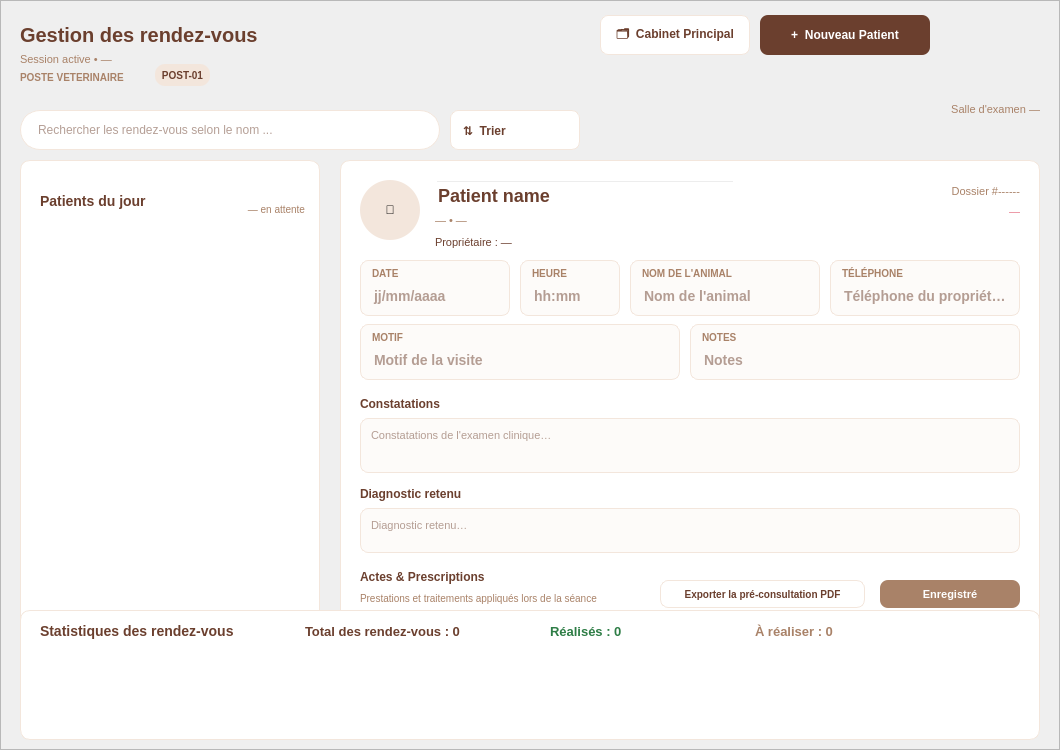
    <widget class="QFrame" name="mainContent">
     <property name="geometry">
      <rect>
       <x>240</x>
       <y>0</y>
       <width>1060</width>
       <height>750</height>
      </rect>
     </property>
     <property name="styleSheet">
      <string notr="true">QFrame#mainContent {
	background-color : #FBF4EE ;
}</string>
     </property>
     <property name="frameShape">
      <enum>QFrame::Shape::StyledPanel</enum>
     </property>
     <property name="frameShadow">
      <enum>QFrame::Shadow::Raised</enum>
     </property>
     <widget class="QPushButton" name="btnCabinet">
      <property name="geometry">
       <rect>
        <x>600</x>
        <y>15</y>
        <width>150</width>
        <height>40</height>
       </rect>
      </property>
      <property name="styleSheet">
       <string notr="true">QPushButton#btnCabinet {
	background-color: white;
	color: #6B3F2E;
	border: 1px solid #F3E6DC;
	border-radius: 8px;
	font-size: 12px;
	font-weight: bold;
}</string>
      </property>
      <property name="text">
       <string>🗂  Cabinet Principal</string>
      </property>
     </widget>
     <widget class="QPushButton" name="btnNouveauPatient">
      <property name="geometry">
       <rect>
        <x>760</x>
        <y>15</y>
        <width>170</width>
        <height>40</height>
       </rect>
      </property>
      <property name="cursor">
       <cursorShape>PointingHandCursor</cursorShape>
      </property>
      <property name="styleSheet">
       <string notr="true">QPushButton#btnNouveauPatient {
	background-color: #6B3F2E;
	color: white;
	border: none;
	border-radius: 8px;
	font-size: 12px;
	font-weight: bold;
}</string>
      </property>
      <property name="text">
       <string>+  Nouveau Patient</string>
      </property>
     </widget>
     <widget class="QLabel" name="posteLabel">
      <property name="geometry">
       <rect>
        <x>20</x>
        <y>68</y>
        <width>140</width>
        <height>18</height>
       </rect>
      </property>
      <property name="styleSheet">
       <string notr="true">QLabel#posteLabel {
	color : #A98268 ;
	font-size : 10px ;
	font-weight : bold ;
	background-color: transparent;
}</string>
      </property>
      <property name="text">
       <string>POSTE VETERINAIRE</string>
      </property>
     </widget>
     <widget class="QLabel" name="posteBadge">
      <property name="geometry">
       <rect>
        <x>155</x>
        <y>64</y>
        <width>55</width>
        <height>22</height>
       </rect>
      </property>
      <property name="styleSheet">
       <string notr="true">QLabel#posteBadge {
	background-color : #F3E6DC ;
	color : #6B3F2E ;
	font-size : 10px ;
	font-weight : bold ;
	border-radius : 10px ;
}</string>
      </property>
      <property name="text">
       <string>POST-01</string>
      </property>
      <property name="alignment">
       <set>Qt::AlignmentFlag::AlignCenter</set>
      </property>
     </widget>
     <widget class="QLabel" name="salleLabel">
      <property name="geometry">
       <rect>
        <x>900</x>
        <y>100</y>
        <width>140</width>
        <height>18</height>
       </rect>
      </property>
      <property name="styleSheet">
       <string notr="true">QLabel#salleLabel {
	color : #A98268 ;
	font-size : 11px ;
	background-color: transparent;
}</string>
      </property>
      <property name="text">
       <string>Salle d'examen —</string>
      </property>
      <property name="alignment">
       <set>Qt::AlignmentFlag::AlignRight|Qt::AlignmentFlag::AlignTrailing|Qt::AlignmentFlag::AlignVCenter</set>
      </property>
     </widget>
     <widget class="QLabel" name="pageTitle">
      <property name="geometry">
       <rect>
        <x>20</x>
        <y>20</y>
        <width>350</width>
        <height>30</height>
       </rect>
      </property>
      <property name="styleSheet">
       <string notr="true">QLabel#pageTitle {
	color : #6B3F2E ;
	font-size : 20px ;
	font-weight : bold ;
	background-color: transparent;
}</string>
      </property>
      <property name="text">
       <string>Gestion des rendez-vous</string>
      </property>
     </widget>
     <widget class="QLabel" name="pageSubtitle">
      <property name="geometry">
       <rect>
        <x>20</x>
        <y>50</y>
        <width>350</width>
        <height>18</height>
       </rect>
      </property>
      <property name="styleSheet">
       <string notr="true">QLabel#pageSubtitle {
	color : #A98268 ;
	font-size : 11px ;
	background-color: transparent;
}</string>
      </property>
      <property name="text">
       <string>Session active • —</string>
      </property>
     </widget>
     <widget class="QFrame" name="patientsFrame">
      <property name="geometry">
       <rect>
        <x>20</x>
        <y>160</y>
        <width>300</width>
        <height>470</height>
       </rect>
      </property>
      <property name="styleSheet">
       <string notr="true">QFrame#patientsFrame {
    background-color: white;
    border: 1px solid #F3E6DC;
    border-radius: 10px;
}</string>
      </property>
      <property name="frameShape">
       <enum>QFrame::Shape::StyledPanel</enum>
      </property>
      <property name="frameShadow">
       <enum>QFrame::Shadow::Raised</enum>
      </property>
      <widget class="QLabel" name="patientsTitle">
       <property name="geometry">
        <rect>
         <x>20</x>
         <y>30</y>
         <width>160</width>
         <height>22</height>
        </rect>
       </property>
       <property name="styleSheet">
        <string notr="true">QLabel#patientsTitle {
    color: #6B3F2E;
    font-size: 14px;
    font-weight: bold;
    background-color: transparent;
}</string>
       </property>
       <property name="text">
        <string>Patients du jour</string>
       </property>
      </widget>
      <widget class="QLabel" name="patientsCountBadge">
       <property name="geometry">
        <rect>
         <x>210</x>
         <y>40</y>
         <width>75</width>
         <height>18</height>
        </rect>
       </property>
       <property name="styleSheet">
        <string notr="true">QLabel#patientsCountBadge {
    color: #A98268;
    font-size: 10px;
    background-color: transparent;
}</string>
       </property>
       <property name="text">
        <string>— en attente</string>
       </property>
       <property name="alignment">
        <set>Qt::AlignmentFlag::AlignRight|Qt::AlignmentFlag::AlignTrailing|Qt::AlignmentFlag::AlignVCenter</set>
       </property>
      </widget>
     </widget>
     <widget class="QFrame" name="selectedPatientFrame">
      <property name="geometry">
       <rect>
        <x>340</x>
        <y>160</y>
        <width>700</width>
        <height>470</height>
       </rect>
      </property>
      <property name="styleSheet">
       <string notr="true">QFrame#selectedPatientFrame {
    background-color: white;
    border: 1px solid #F3E6DC;
    border-radius: 10px;
}</string>
      </property>
      <property name="frameShape">
       <enum>QFrame::Shape::StyledPanel</enum>
      </property>
      <property name="frameShadow">
       <enum>QFrame::Shadow::Raised</enum>
      </property>
      <widget class="QLabel" name="avatarSelected">
       <property name="geometry">
        <rect>
         <x>20</x>
         <y>20</y>
         <width>60</width>
         <height>60</height>
        </rect>
       </property>
       <property name="styleSheet">
        <string notr="true">QLabel#avatarSelected {
    background-color: #F3E6DC;
    border-radius: 30px;
}</string>
       </property>
       <property name="text">
        <string>🐾</string>
       </property>
       <property name="alignment">
        <set>Qt::AlignmentFlag::AlignCenter</set>
       </property>
      </widget>
      <widget class="QLineEdit" name="patientName">
       <property name="geometry">
        <rect>
         <x>95</x>
         <y>20</y>
         <width>300</width>
         <height>30</height>
        </rect>
       </property>
       <property name="styleSheet">
        <string notr="true">QLineEdit#patientName {
    color: #6B3F2E;
    font-size: 18px;
    font-weight: bold;
    background-color: transparent;
}</string>
       </property>
       <property name="text">
        <string>Patient name</string>
       </property>
       <property name="placeholderText">
        <string>Nom de l'animal</string>
       </property>
      </widget>
      <widget class="QLabel" name="patientBreedAge">
       <property name="geometry">
        <rect>
         <x>95</x>
         <y>50</y>
         <width>220</width>
         <height>20</height>
        </rect>
       </property>
       <property name="styleSheet">
        <string notr="true">QLabel#patientBreedAge {
    color: #A98268;
    font-size: 11px;
    background-color: transparent;
}</string>
       </property>
       <property name="text">
        <string>— • —</string>
       </property>
      </widget>
      <widget class="QLabel" name="ownerLabel">
       <property name="geometry">
        <rect>
         <x>95</x>
         <y>72</y>
         <width>300</width>
         <height>20</height>
        </rect>
       </property>
       <property name="styleSheet">
        <string notr="true">QLabel#ownerLabel {
    color: #6B3F2E;
    font-size: 11px;
    background-color: transparent;
}</string>
       </property>
       <property name="text">
        <string>Propriétaire : —</string>
       </property>
      </widget>
      <widget class="QLabel" name="dossierLabel">
       <property name="geometry">
        <rect>
         <x>530</x>
         <y>22</y>
         <width>150</width>
         <height>18</height>
        </rect>
       </property>
       <property name="styleSheet">
        <string notr="true">QLabel#dossierLabel {
    color: #A98268;
    font-size: 11px;
    background-color: transparent;
}</string>
       </property>
       <property name="text">
        <string>Dossier #------</string>
       </property>
       <property name="alignment">
        <set>Qt::AlignmentFlag::AlignRight|Qt::AlignmentFlag::AlignTrailing|Qt::AlignmentFlag::AlignVCenter</set>
       </property>
      </widget>
      <widget class="QLabel" name="genderLabel">
       <property name="geometry">
        <rect>
         <x>530</x>
         <y>42</y>
         <width>150</width>
         <height>18</height>
        </rect>
       </property>
       <property name="styleSheet">
        <string notr="true">QLabel#genderLabel {
    color: #E77C8D;
    font-size: 11px;
    background-color: transparent;
}</string>
       </property>
       <property name="text">
        <string>—</string>
       </property>
       <property name="alignment">
        <set>Qt::AlignmentFlag::AlignRight|Qt::AlignmentFlag::AlignTrailing|Qt::AlignmentFlag::AlignVCenter</set>
       </property>
      </widget>
      <widget class="QFrame" name="dateCard">
       <property name="geometry">
        <rect>
         <x>20</x>
         <y>100</y>
         <width>150</width>
         <height>56</height>
        </rect>
       </property>
       <property name="styleSheet">
        <string notr="true">QFrame#dateCard {
    background-color: #FDFBF9;
    border: 1px solid #F3E6DC;
    border-radius: 8px;
}</string>
       </property>
       <property name="frameShape">
        <enum>QFrame::Shape::StyledPanel</enum>
       </property>
       <property name="frameShadow">
        <enum>QFrame::Shadow::Raised</enum>
       </property>
       <widget class="QLabel" name="dateCaption">
        <property name="geometry">
         <rect>
          <x>12</x>
          <y>6</y>
          <width>126</width>
          <height>14</height>
         </rect>
        </property>
        <property name="styleSheet">
         <string notr="true">QLabel#dateCaption {
    color: #A98268;
    font-size: 10px;
    font-weight: bold;
    background-color: transparent;
}</string>
        </property>
        <property name="text">
         <string>DATE</string>
        </property>
       </widget>
       <widget class="QLineEdit" name="champDate">
        <property name="geometry">
         <rect>
          <x>12</x>
          <y>23</y>
          <width>126</width>
          <height>26</height>
         </rect>
        </property>
        <property name="styleSheet">
         <string notr="true">QLineEdit#champDate {
    background-color: transparent;
    color: #6B3F2E;
    border: none;
    border-bottom: 1px solid transparent;
    padding: 0px;
    font-size: 14px;
    font-weight: bold;
}
QLineEdit#champDate:focus {
    border-bottom: 1px solid #E77C8D;
}</string>
        </property>
        <property name="placeholderText">
         <string>jj/mm/aaaa</string>
        </property>
       </widget>
      </widget>
      <widget class="QFrame" name="heureCard">
       <property name="geometry">
        <rect>
         <x>180</x>
         <y>100</y>
         <width>100</width>
         <height>56</height>
        </rect>
       </property>
       <property name="styleSheet">
        <string notr="true">QFrame#heureCard {
    background-color: #FDFBF9;
    border: 1px solid #F3E6DC;
    border-radius: 8px;
}</string>
       </property>
       <property name="frameShape">
        <enum>QFrame::Shape::StyledPanel</enum>
       </property>
       <property name="frameShadow">
        <enum>QFrame::Shadow::Raised</enum>
       </property>
       <widget class="QLabel" name="heureCaption">
        <property name="geometry">
         <rect>
          <x>12</x>
          <y>6</y>
          <width>76</width>
          <height>14</height>
         </rect>
        </property>
        <property name="styleSheet">
         <string notr="true">QLabel#heureCaption {
    color: #A98268;
    font-size: 10px;
    font-weight: bold;
    background-color: transparent;
}</string>
        </property>
        <property name="text">
         <string>HEURE</string>
        </property>
       </widget>
       <widget class="QLineEdit" name="champHeure">
        <property name="geometry">
         <rect>
          <x>12</x>
          <y>23</y>
          <width>76</width>
          <height>26</height>
         </rect>
        </property>
        <property name="styleSheet">
         <string notr="true">QLineEdit#champHeure {
    background-color: transparent;
    color: #6B3F2E;
    border: none;
    border-bottom: 1px solid transparent;
    padding: 0px;
    font-size: 14px;
    font-weight: bold;
}
QLineEdit#champHeure:focus {
    border-bottom: 1px solid #E77C8D;
}</string>
        </property>
        <property name="placeholderText">
         <string>hh:mm</string>
        </property>
       </widget>
      </widget>
      <widget class="QFrame" name="nomCard">
       <property name="geometry">
        <rect>
         <x>290</x>
         <y>100</y>
         <width>190</width>
         <height>56</height>
        </rect>
       </property>
       <property name="styleSheet">
        <string notr="true">QFrame#nomCard {
    background-color: #FDFBF9;
    border: 1px solid #F3E6DC;
    border-radius: 8px;
}</string>
       </property>
       <property name="frameShape">
        <enum>QFrame::Shape::StyledPanel</enum>
       </property>
       <property name="frameShadow">
        <enum>QFrame::Shadow::Raised</enum>
       </property>
       <widget class="QLabel" name="nomCaption">
        <property name="geometry">
         <rect>
          <x>12</x>
          <y>6</y>
          <width>166</width>
          <height>14</height>
         </rect>
        </property>
        <property name="styleSheet">
         <string notr="true">QLabel#nomCaption {
    color: #A98268;
    font-size: 10px;
    font-weight: bold;
    background-color: transparent;
}</string>
        </property>
        <property name="text">
         <string>NOM DE L'ANIMAL</string>
        </property>
       </widget>
       <widget class="QLineEdit" name="champNom">
        <property name="geometry">
         <rect>
          <x>12</x>
          <y>23</y>
          <width>166</width>
          <height>26</height>
         </rect>
        </property>
        <property name="styleSheet">
         <string notr="true">QLineEdit#champNom {
    background-color: transparent;
    color: #6B3F2E;
    border: none;
    border-bottom: 1px solid transparent;
    padding: 0px;
    font-size: 14px;
    font-weight: bold;
}
QLineEdit#champNom:focus {
    border-bottom: 1px solid #E77C8D;
}</string>
        </property>
        <property name="placeholderText">
         <string>Nom de l'animal</string>
        </property>
       </widget>
      </widget>
      <widget class="QFrame" name="telCard">
       <property name="geometry">
        <rect>
         <x>490</x>
         <y>100</y>
         <width>190</width>
         <height>56</height>
        </rect>
       </property>
       <property name="styleSheet">
        <string notr="true">QFrame#telCard {
    background-color: #FDFBF9;
    border: 1px solid #F3E6DC;
    border-radius: 8px;
}</string>
       </property>
       <property name="frameShape">
        <enum>QFrame::Shape::StyledPanel</enum>
       </property>
       <property name="frameShadow">
        <enum>QFrame::Shadow::Raised</enum>
       </property>
       <widget class="QLabel" name="telCaption">
        <property name="geometry">
         <rect>
          <x>12</x>
          <y>6</y>
          <width>166</width>
          <height>14</height>
         </rect>
        </property>
        <property name="styleSheet">
         <string notr="true">QLabel#telCaption {
    color: #A98268;
    font-size: 10px;
    font-weight: bold;
    background-color: transparent;
}</string>
        </property>
        <property name="text">
         <string>TÉLÉPHONE</string>
        </property>
       </widget>
       <widget class="QLineEdit" name="champTel">
        <property name="geometry">
         <rect>
          <x>12</x>
          <y>23</y>
          <width>166</width>
          <height>26</height>
         </rect>
        </property>
        <property name="styleSheet">
         <string notr="true">QLineEdit#champTel {
    background-color: transparent;
    color: #6B3F2E;
    border: none;
    border-bottom: 1px solid transparent;
    padding: 0px;
    font-size: 14px;
    font-weight: bold;
}
QLineEdit#champTel:focus {
    border-bottom: 1px solid #E77C8D;
}</string>
        </property>
        <property name="placeholderText">
         <string>Téléphone du propriétaire</string>
        </property>
       </widget>
      </widget>
      <widget class="QFrame" name="motifCard">
       <property name="geometry">
        <rect>
         <x>20</x>
         <y>164</y>
         <width>320</width>
         <height>56</height>
        </rect>
       </property>
       <property name="styleSheet">
        <string notr="true">QFrame#motifCard {
    background-color: #FDFBF9;
    border: 1px solid #F3E6DC;
    border-radius: 8px;
}</string>
       </property>
       <property name="frameShape">
        <enum>QFrame::Shape::StyledPanel</enum>
       </property>
       <property name="frameShadow">
        <enum>QFrame::Shadow::Raised</enum>
       </property>
       <widget class="QLabel" name="motifCaption">
        <property name="geometry">
         <rect>
          <x>12</x>
          <y>6</y>
          <width>296</width>
          <height>14</height>
         </rect>
        </property>
        <property name="styleSheet">
         <string notr="true">QLabel#motifCaption {
    color: #A98268;
    font-size: 10px;
    font-weight: bold;
    background-color: transparent;
}</string>
        </property>
        <property name="text">
         <string>MOTIF</string>
        </property>
       </widget>
       <widget class="QLineEdit" name="champMotif">
        <property name="geometry">
         <rect>
          <x>12</x>
          <y>23</y>
          <width>296</width>
          <height>26</height>
         </rect>
        </property>
        <property name="styleSheet">
         <string notr="true">QLineEdit#champMotif {
    background-color: transparent;
    color: #6B3F2E;
    border: none;
    border-bottom: 1px solid transparent;
    padding: 0px;
    font-size: 14px;
    font-weight: bold;
}
QLineEdit#champMotif:focus {
    border-bottom: 1px solid #E77C8D;
}</string>
        </property>
        <property name="placeholderText">
         <string>Motif de la visite</string>
        </property>
       </widget>
      </widget>
      <widget class="QFrame" name="notesCard">
       <property name="geometry">
        <rect>
         <x>350</x>
         <y>164</y>
         <width>330</width>
         <height>56</height>
        </rect>
       </property>
       <property name="styleSheet">
        <string notr="true">QFrame#notesCard {
    background-color: #FDFBF9;
    border: 1px solid #F3E6DC;
    border-radius: 8px;
}</string>
       </property>
       <property name="frameShape">
        <enum>QFrame::Shape::StyledPanel</enum>
       </property>
       <property name="frameShadow">
        <enum>QFrame::Shadow::Raised</enum>
       </property>
       <widget class="QLabel" name="notesCaption">
        <property name="geometry">
         <rect>
          <x>12</x>
          <y>6</y>
          <width>306</width>
          <height>14</height>
         </rect>
        </property>
        <property name="styleSheet">
         <string notr="true">QLabel#notesCaption {
    color: #A98268;
    font-size: 10px;
    font-weight: bold;
    background-color: transparent;
}</string>
        </property>
        <property name="text">
         <string>NOTES</string>
        </property>
       </widget>
       <widget class="QLineEdit" name="champNotes">
        <property name="geometry">
         <rect>
          <x>12</x>
          <y>23</y>
          <width>306</width>
          <height>26</height>
         </rect>
        </property>
        <property name="styleSheet">
         <string notr="true">QLineEdit#champNotes {
    background-color: transparent;
    color: #6B3F2E;
    border: none;
    border-bottom: 1px solid transparent;
    padding: 0px;
    font-size: 14px;
    font-weight: bold;
}
QLineEdit#champNotes:focus {
    border-bottom: 1px solid #E77C8D;
}</string>
        </property>
        <property name="placeholderText">
         <string>Notes</string>
        </property>
       </widget>
      </widget>
      <widget class="QLabel" name="motifTitle">
       <property name="geometry">
        <rect>
         <x>20</x>
         <y>235</y>
         <width>250</width>
         <height>18</height>
        </rect>
       </property>
       <property name="styleSheet">
        <string notr="true">QLabel#motifTitle {
    color: #6B3F2E;
    font-size: 12px;
    font-weight: bold;
    background-color: transparent;
}</string>
       </property>
       <property name="text">
        <string>Constatations</string>
       </property>
      </widget>
      <widget class="QTextEdit" name="motifText">
       <property name="geometry">
        <rect>
         <x>20</x>
         <y>258</y>
         <width>660</width>
         <height>55</height>
        </rect>
       </property>
       <property name="styleSheet">
        <string notr="true">QTextEdit#motifText {
    background-color: #FDFBF9;
    border: 1px solid #F3E6DC;
    border-radius: 8px;
    color: #6B3F2E;
    font-size: 11px;
    padding: 6px;
}</string>
       </property>
       <property name="placeholderText">
        <string>Constatations de l'examen clinique…</string>
       </property>
      </widget>
      <widget class="QLabel" name="diagnosticTitle">
       <property name="geometry">
        <rect>
         <x>20</x>
         <y>325</y>
         <width>250</width>
         <height>18</height>
        </rect>
       </property>
       <property name="styleSheet">
        <string notr="true">QLabel#diagnosticTitle {
    color: #6B3F2E;
    font-size: 12px;
    font-weight: bold;
    background-color: transparent;
}</string>
       </property>
       <property name="text">
        <string>Diagnostic retenu</string>
       </property>
      </widget>
      <widget class="QTextEdit" name="diagnosticText">
       <property name="geometry">
        <rect>
         <x>20</x>
         <y>348</y>
         <width>660</width>
         <height>45</height>
        </rect>
       </property>
       <property name="styleSheet">
        <string notr="true">QTextEdit#diagnosticText {
    background-color: #FDFBF9;
    border: 1px solid #F3E6DC;
    border-radius: 8px;
    color: #6B3F2E;
    font-size: 11px;
    padding: 6px;
}</string>
       </property>
       <property name="placeholderText">
        <string>Diagnostic retenu…</string>
       </property>
      </widget>
      <widget class="QLabel" name="actesTitle">
       <property name="geometry">
        <rect>
         <x>20</x>
         <y>408</y>
         <width>250</width>
         <height>18</height>
        </rect>
       </property>
       <property name="styleSheet">
        <string notr="true">QLabel#actesTitle {
    color: #6B3F2E;
    font-size: 12px;
    font-weight: bold;
    background-color: transparent;
}</string>
       </property>
       <property name="text">
        <string>Actes &amp; Prescriptions</string>
       </property>
      </widget>
      <widget class="QLabel" name="actesSubtitle">
       <property name="geometry">
        <rect>
         <x>20</x>
         <y>430</y>
         <width>400</width>
         <height>16</height>
        </rect>
       </property>
       <property name="styleSheet">
        <string notr="true">QLabel#actesSubtitle {
    color: #A98268;
    font-size: 10px;
    background-color: transparent;
}</string>
       </property>
       <property name="text">
        <string>Prestations et traitements appliqués lors de la séance</string>
       </property>
      </widget>
      <widget class="QPushButton" name="btnEnregistrer">
       <property name="enabled">
        <bool>false</bool>
       </property>
       <property name="geometry">
        <rect>
         <x>540</x>
         <y>420</y>
         <width>140</width>
         <height>28</height>
        </rect>
       </property>
       <property name="cursor">
        <cursorShape>PointingHandCursor</cursorShape>
       </property>
       <property name="styleSheet">
        <string notr="true">QPushButton#btnEnregistrer {
    background-color: #6B3F2E;
    color: white;
    border: none;
    border-radius: 8px;
    font-size: 11px;
    font-weight: bold;
}
QPushButton#btnEnregistrer:disabled {
    background-color: #A98268;
}</string>
       </property>
       <property name="text">
        <string>Enregistré</string>
       </property>
      </widget>
      <widget class="QPushButton" name="btnExporterPreConsultation">
       <property name="geometry">
        <rect>
         <x>320</x>
         <y>420</y>
         <width>205</width>
         <height>28</height>
        </rect>
       </property>
       <property name="cursor">
        <cursorShape>PointingHandCursor</cursorShape>
       </property>
       <property name="styleSheet">
        <string notr="true">QPushButton#btnExporterPreConsultation {
    background-color: white;
    color: #6B3F2E;
    border: 1px solid #F3E6DC;
    border-radius: 8px;
    font-size: 10px;
    font-weight: bold;
}</string>
       </property>
       <property name="text">
        <string>Exporter la pré-consultation PDF</string>
       </property>
      </widget>
     </widget>
     <widget class="QFrame" name="appointmentStatsFrame">
      <property name="geometry">
       <rect>
        <x>20</x>
        <y>610</y>
        <width>1020</width>
        <height>130</height>
       </rect>
      </property>
      <property name="styleSheet">
       <string notr="true">QFrame#appointmentStatsFrame {
    background-color: white;
    border: 1px solid #F3E6DC;
    border-radius: 10px;
}</string>
      </property>
      <property name="frameShape">
       <enum>QFrame::Shape::StyledPanel</enum>
      </property>
      <property name="frameShadow">
       <enum>QFrame::Shadow::Raised</enum>
      </property>
      <widget class="QLabel" name="statsTitleLabel">
       <property name="geometry">
        <rect>
         <x>20</x>
         <y>10</y>
         <width>240</width>
         <height>22</height>
        </rect>
       </property>
       <property name="styleSheet">
        <string notr="true">QLabel#statsTitleLabel {
    color: #6B3F2E;
    font-size: 14px;
    font-weight: bold;
    background-color: transparent;
}</string>
       </property>
       <property name="text">
        <string>Statistiques des rendez-vous</string>
       </property>
      </widget>
      <widget class="QLabel" name="statTotalLabel">
       <property name="geometry">
        <rect>
         <x>285</x>
         <y>10</y>
         <width>220</width>
         <height>22</height>
        </rect>
       </property>
       <property name="styleSheet">
        <string notr="true">QLabel#statTotalLabel {
    color: #6B3F2E;
    font-size: 13px;
    font-weight: bold;
    background-color: transparent;
}</string>
       </property>
       <property name="text">
        <string>Total des rendez-vous : 0</string>
       </property>
      </widget>
      <widget class="QLabel" name="statRealisesLabel">
       <property name="geometry">
        <rect>
         <x>530</x>
         <y>10</y>
         <width>180</width>
         <height>22</height>
        </rect>
       </property>
       <property name="styleSheet">
        <string notr="true">QLabel#statRealisesLabel {
    color: #2E7D46;
    font-size: 13px;
    font-weight: bold;
    background-color: transparent;
}</string>
       </property>
       <property name="text">
        <string>Réalisés : 0</string>
       </property>
      </widget>
      <widget class="QLabel" name="statARealiserLabel">
       <property name="geometry">
        <rect>
         <x>735</x>
         <y>10</y>
         <width>220</width>
         <height>22</height>
        </rect>
       </property>
       <property name="styleSheet">
        <string notr="true">QLabel#statARealiserLabel {
    color: #A98268;
    font-size: 13px;
    font-weight: bold;
    background-color: transparent;
}</string>
       </property>
       <property name="text">
        <string>À réaliser : 0</string>
       </property>
      </widget>
     </widget>
     <widget class="QPushButton" name="btnTrier">
      <property name="geometry">
       <rect>
        <x>450</x>
        <y>110</y>
        <width>130</width>
        <height>40</height>
       </rect>
      </property>
      <property name="cursor">
       <cursorShape>PointingHandCursor</cursorShape>
      </property>
      <property name="styleSheet">
       <string notr="true">QPushButton#btnTrier {
	background-color: white;
	color: #6B3F2E;
	border: 1px solid #F3E6DC;
	border-radius: 8px;
	font-size: 12px;
	font-weight: bold;
	text-align: left;
	padding-left: 12px;
}
QPushButton#btnTrier::menu-indicator {
	right: 10px;
}</string>
      </property>
      <property name="text">
       <string>⇅  Trier</string>
      </property>
     </widget>
     <widget class="QLineEdit" name="searchBar">
      <property name="geometry">
       <rect>
        <x>20</x>
        <y>110</y>
        <width>420</width>
        <height>40</height>
       </rect>
      </property>
      <property name="minimumSize">
       <size>
        <width>0</width>
        <height>40</height>
       </size>
      </property>
      <property name="styleSheet">
       <string notr="true">QLineEdit#searchBar {
	background-color : white ;
	color : #6B3F2E ;
	border : 1px solid #F3E6DC ;
	border-radius : 20px ;
	padding-left : 15px ;
	font-size : 12px ; 
}</string>
      </property>
      <property name="placeholderText">
       <string>Rechercher les rendez-vous selon le nom ...</string>
      </property>
     </widget>
    </widget>
